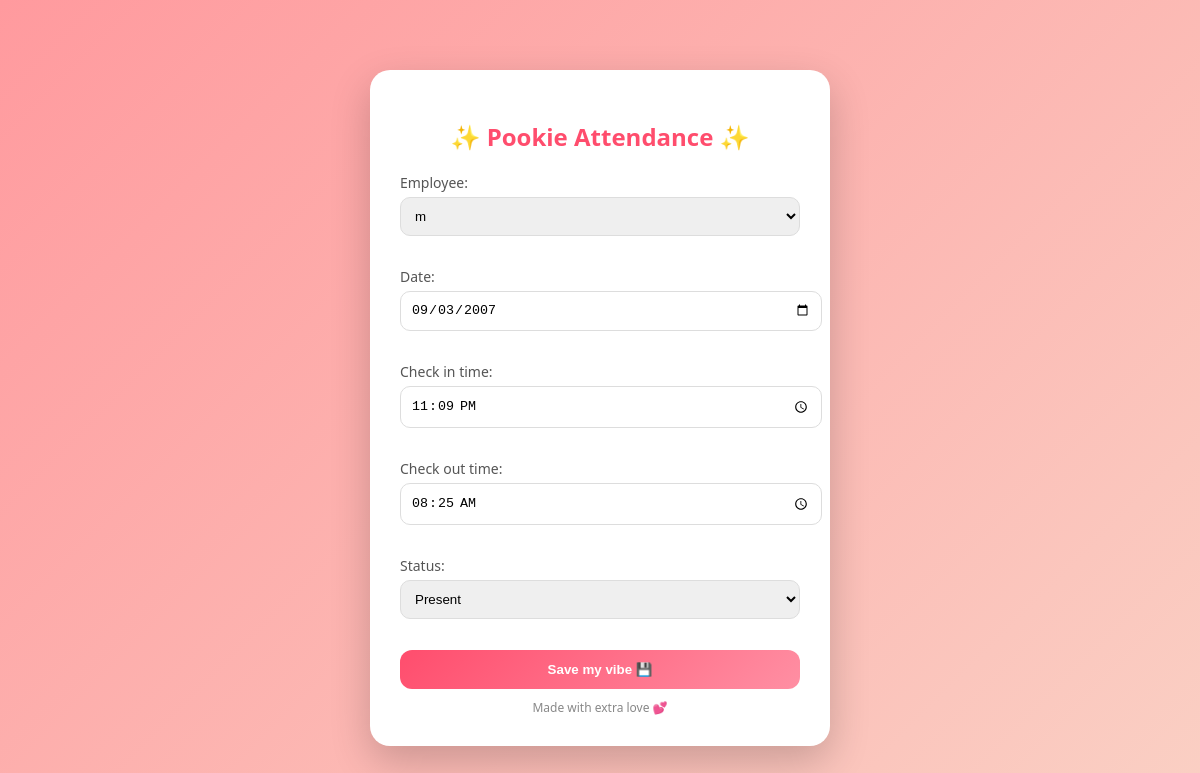
The page /attendance/update/17/ (signed in) on the database its author committed.
### employees/models.py (models this page shows, shortened)
class AttendanceModel(models.Model):
    employee = models.ForeignKey(
        ProfileModel,
        on_delete=models.CASCADE,
        related_name='attendances'
    )
    date = models.DateField()
    check_in_time = models.TimeField()
    check_out_time = models.TimeField(null=True, blank=True)
    STATUS_CHOICES = [
        ('Present', 'Present'),
        ('Absent', 'Absent'),
    ]
    status = models.CharField(max_length=10, choices=STATUS_CHOICES)
    class Meta:
        unique_together = ('employee', 'date')
        ordering = ['-date']

### employees/views.py (the view)
# urls.py: path('attendance/update/<int:pk>/', update_attendance, name='update_attendance'),
@login_required
def update_attendance(request, pk):
    if not request.user.is_superuser:
        return redirect('dashboard')
    attendance = get_object_or_404(AttendanceModel, id=pk)
    if request.method == 'POST':
        form = AttendanceForm(request.POST, instance=attendance)
        if form.is_valid():
            form.save()
            return redirect('dashboard')
    else:
        form = AttendanceForm(instance=attendance)
    return render(request, 'myapp/master/master_form.html', {'form': form})

### employees/forms.py
class AttendanceForm(forms.ModelForm):
    class Meta:
        model = AttendanceModel
        fields = ['employee', 'date', 'check_in_time', 'check_out_time', 'status']
        widgets = {
            'date': forms.DateInput(attrs={
                'type': 'date',
                'class': 'form-control'
            }),
            'check_in_time': forms.TimeInput(attrs={
                'type': 'time',
                'class': 'form-control'
            }),
            'check_out_time': forms.TimeInput(attrs={
                'type': 'time',
                'class': 'form-control'
            }),
        }

### employees/models.py (called while the page is built)
    def __str__(self):
        return self.user.username if self.user else "No User"

### employees/templates/myapp/master/master_form.html (shortened to what this page needs)
<!DOCTYPE html>
<html lang="en">
<head>
</head>
<body>
<div class="pookie-box">
    <h2>✨ Pookie Attendance ✨</h2>
    <form method="POST">
        {{form.as_p}}
        <button type="submit" class="pookie-btn">Save my vibe 💾</button>
    </form>
    <div class="cute-note">Made with extra love 💕</div>
</div>
</body>
</html>

### employees/templates/myapp/master/master_form.html (style rules this page uses)
body { font-family: 'Segoe UI', sans-serif; background: linear-gradient(135deg, #ff9a9e, #fad0c4); display: flex; justify-content: center; align-items: center; height: 100vh; }
.pookie-box { background: white; padding: 30px; border-radius: 20px; width: 400px; box-shadow: 0 15px 40px rgba(0,0,0,0.2); text-align: center; animation: pop 0.5s ease; }
h2 { color: #ff4d6d; margin-bottom: 20px; }
label { display: block; text-align: left; font-size: 14px; margin-bottom: 5px; color: #555; }
input, select { width: 100%; padding: 10px; border-radius: 10px; border: 1px solid #ddd; margin-bottom: 15px; transition: 0.3s; }
.pookie-btn { background: linear-gradient(135deg, #ff4d6d, #ff8fa3); color: white; border: none; padding: 12px; border-radius: 12px; width: 100%; font-weight: bold; cursor: pointer; transition: 0.3s; }
.cute-note { font-size: 12px; color: #888; margin-top: 10px; }

### rows shown on the page
AttendanceModel: employee "m", date "09/03/2007", check_in_time "23:09:00", check_out_time "08:25:00", status "Present"
